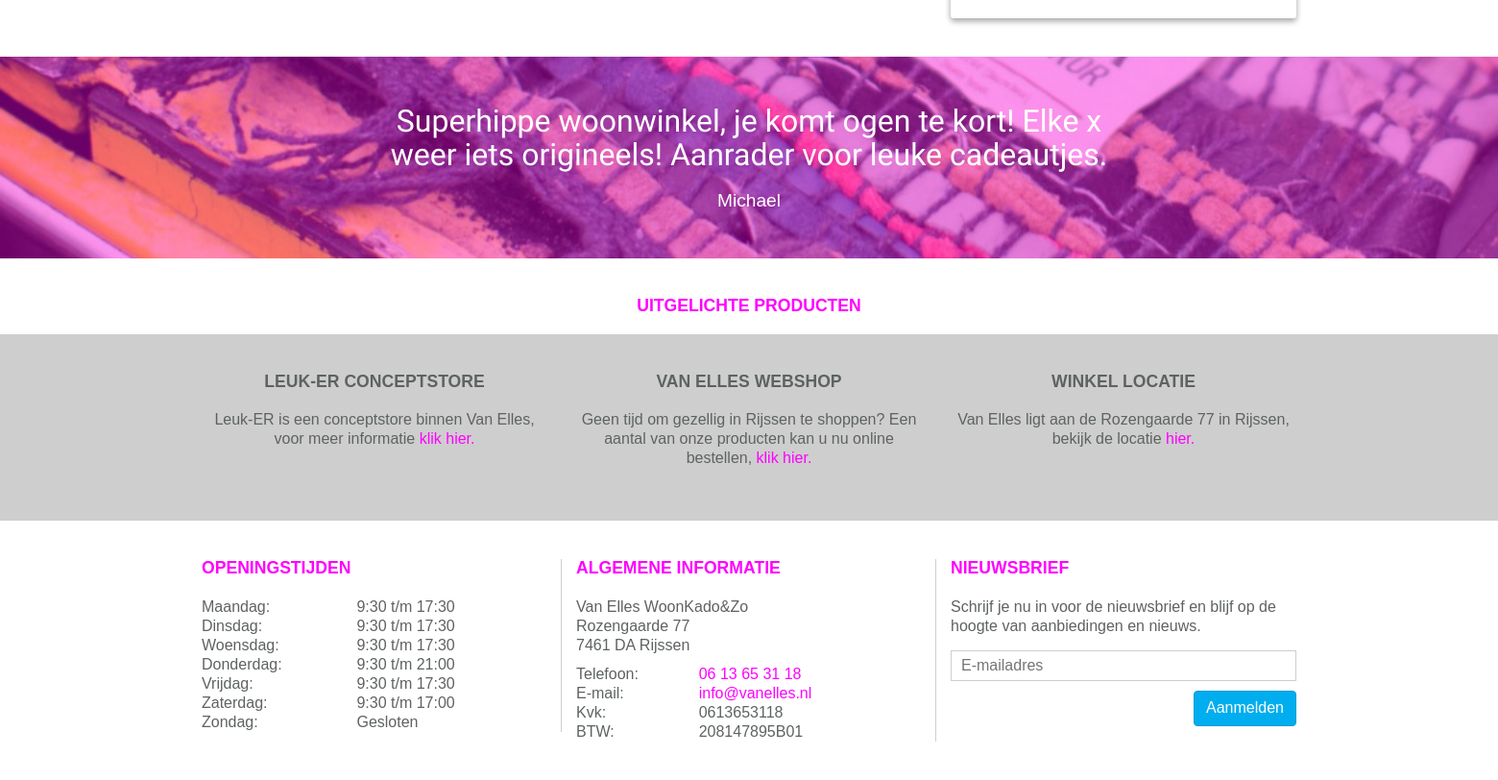
Before: / (lower part) with the older database file.
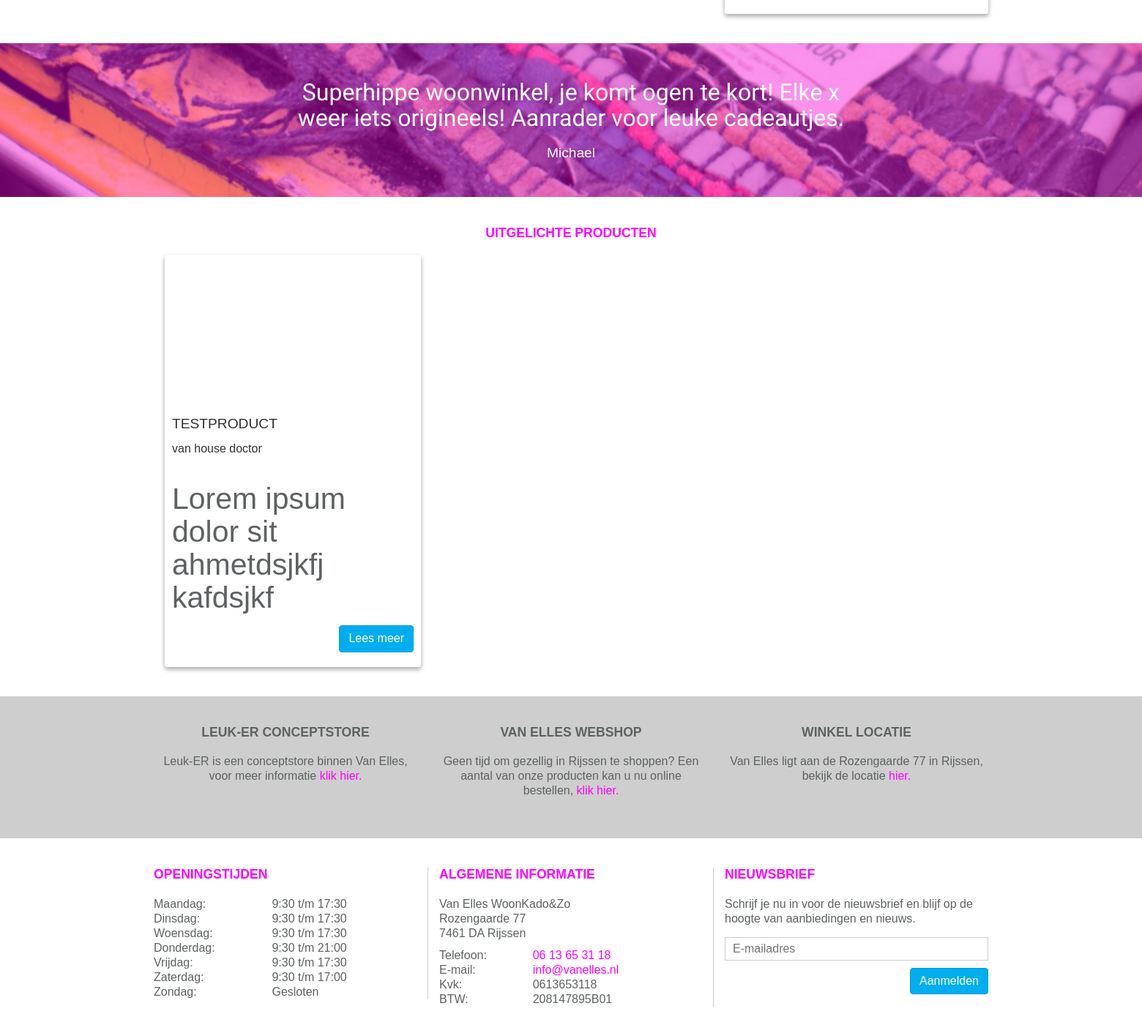
After: the same page with the newer database file.
### tables this page shows
CREATE TABLE `product` (
  `product_id` int(11) NOT NULL,
  `naam` varchar(45) NOT NULL,
  `inhoud` mediumtext NOT NULL,
  `korte_inhoud` text NOT NULL,
  `images` varchar(2000) NOT NULL,
  `description` varchar(150) NOT NULL,
  `kernwoorden` varchar(150) NOT NULL,
  `lev_id` int(11) NOT NULL,
  `uitgelicht` int(1) NOT NULL DEFAULT '0' COMMENT '0=nee, 1=ja'
);

CREATE TABLE `leveranciers` (
  `lev_id` int(11) NOT NULL,
  `naam` varchar(45) DEFAULT NULL,
  `inhoud` varchar(45) DEFAULT NULL,
  `logo` varchar(45) DEFAULT NULL,
  `description` varchar(2000) DEFAULT NULL,
  `kernwoorden` varchar(150) DEFAULT NULL
);

### index.php (called while the page is built, shortened)
<?php
$page = new Page();
if(isset($_GET['page'])) {
    $pageContent = $page->getPageByUrl(htmlentities($_GET['page']));
    if(!$pageContent) {
        $pageContent = [
            "pagetitle"     => "Oepss 404",
            "title"         => "Oepss, 404",
            "subtitle"      => "Deze pagina bestaat helaas niet.",
            "inhoud"        => "",
            "description"   => "",
            "kernwoorden"   => "",
            "path"          => "404.php"
        ];
    }
} else {
    $pageContent = $page->getFirstPageBy();
}
include_once('includes/header.php');
include_once('module/'.$pageContent['path']);
include_once('includes/footer.php');

### module/homepage.php (the view, shortened to what this page needs)
<?php require_once 'includes/header.php'; ?>
<div id="content">
    <div class="container">
        <div class="row">
            <aside class="col-md-4 col-sm-5 col-xs-12 marbot">
                <div class="card">
                    <div class="card-body">
                    </div>
                </div>
            </aside>
        </div>
    </div>
    <?php require_once 'includes/quote.php'; ?>
    <?php require_once 'includes/productenslide.php'; ?>
</div>
<?php require_once 'includes/footer.php'; ?>

### includes/productenslide.php (shortened to what this page needs)
<div class="container">
        <div class="row">
            <div class="col-xs-12" id="main-product">
                <div class="a-center">
                    <div class="ptitle">
                        <h2>Uitgelichte producten</h2>
                    </div>
                </div>
                <div id="product-slide">
                    <?php
                    $db = new Connection();
                    $db = $db->databaseConnection();
                    $sql = "SELECT * FROM product p JOIN leveranciers l ON p.lev_id=l.lev_id WHERE uitgelicht = 1";
                    $stmt = $db->prepare($sql);
                    $stmt->execute();
                    while ($row = $stmt->fetch()) {
                        $naam = $row[1];
                        $leverancier = $row["naam"];
                        $inhoud = $row[2];
                        $image = $row["images"];
                     print ("<div class=\"slide\">");
                     print ("<div class=\"card marbot\">");
                     echo "<a href='#' style='background-image: url(".constant("local_url")."/admin/images/product/".$image.");' class='card-img'></a>";
                     print ("<div class=\"card-body\">");
                     print ("<a href=\"#\"><h4 class=\"card-title\">" . $naam ."</h4></a>");
                     print ("<a href=\"#\"><h4 class=\"card-subtitle\">" . "van ". $leverancier ."</h4></a>");
                     print ("<p class=\"card-text\">" . $inhoud. "</p>");
                     print("  <div class=\"a-right\"><a href=\"#\" class=\"btn btn-primary\">Lees meer</a></div>");
                    print (" </div></div></div>");
                    }
                        ?>
                </div>
            </div>
        </div>
    </div>

Changed rows visible on the page:
added product: naam "TESTPRODUCT", lev.naam "house doctor", inhoud "Lorem ipsum dolor sit ahmetdsjkfj kafdsjkf"
